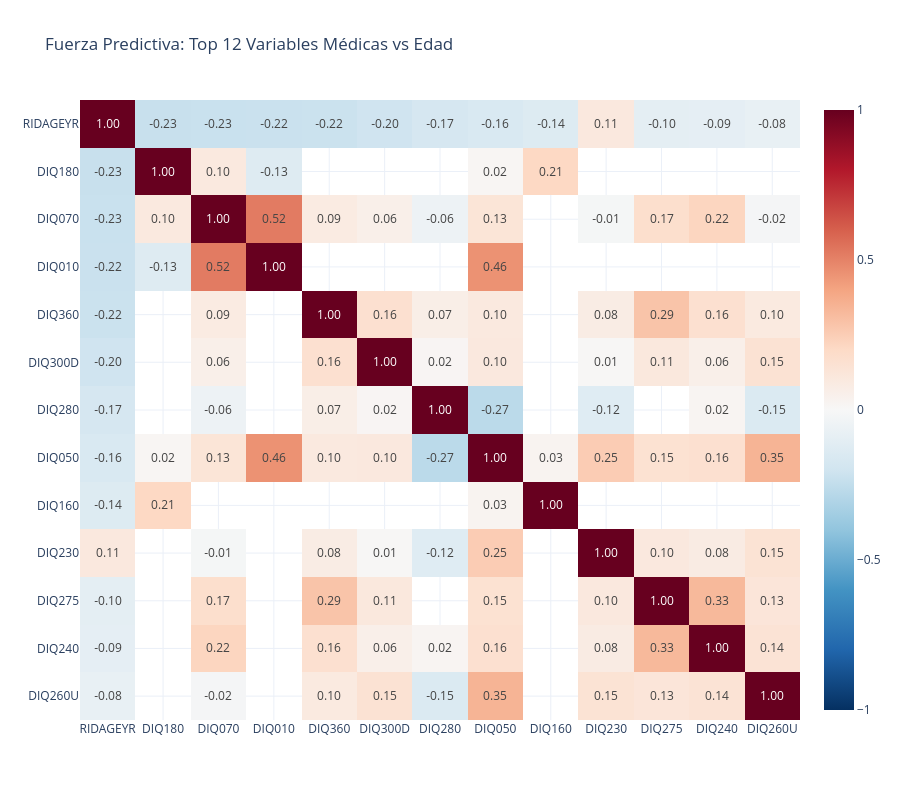

The notebook cell saved with this chart:
### Markdown cell above
## 3. Matriz de Correlación: Identificando los Jinetes del Envejecimiento

Para construir un `healthy_aging_score` robusto, cruzamos matemáticamente la Edad con las respuestas del Cuestionario Médico. 

> [!WARNING]
> **Manual de Lectura de la Matriz:**
> * **Rojo (Valores Negativos):** Cuando la edad sube, esta variable baja.
> * **Azul (Valores Positivos):** Cuando la edad sube, esta variable sube.
> * **El Número (0 a 1):** Es la fuerza magnética de la relación. `0.0` significa que no tienen nada que ver. Un valor superior a `0.3` o `0.4` (ya sea azul o rojo) es oro puro: indica un fuerte predictor de la edad.
> 
> *Nota Técnica:* Aunque el motor cruzó más de 50 variables, el gráfico filtra solo las **12 más importantes** para garantizar tu legibilidad.

### Code cell
import numpy as np

cols_numericas = df.select_dtypes(include=['float64', 'int64']).columns
cuestionario_vars = [c for c in cols_numericas if c.startswith('DPQ') or c.startswith('DIQ') or c == 'RIDAGEYR']

if len(cuestionario_vars) > 1:
    corr_full = df[cuestionario_vars].corr()
    
    # Extraer las 12 variables más correlacionadas (positivo o negativo) con la Edad
    top_vars = corr_full['RIDAGEYR'].abs().sort_values(ascending=False).head(13).index
    corr_top = df[top_vars].corr()
    
    fig2 = px.imshow(
        corr_top, 
        title="Fuerza Predictiva: Top 12 Variables Médicas vs Edad", 
        color_continuous_scale='RdBu_r',
        zmin=-1, zmax=1,
        text_auto='.2f',
        aspect='auto'
    )
    fig2.update_layout(font=dict(size=12), width=900, height=800)
    fig2.show()
else:
    print("Faltan datos de cuestionario para correlacionar.")

### Figure 1 — Plotly figure (JSON) as saved in the notebook; plotly's stock layout.template omitted (floating-point values rounded to 4 significant figures; data arrays with more than 128 entries replaced by an {"elided": "..."} marker saying what was removed)
{"data": [{"coloraxis": "coloraxis", "hovertemplate": "x: %{x}<br>y: %{y}<br>color: %{z}<extra></extra>", "name": "0", "texttemplate": "%{z:.2f}", "type": "heatmap", "x": ["RIDAGEYR", "DIQ180", "DIQ070", "DIQ010", "DIQ360", "DIQ300D", "DIQ280", "DIQ050", "DIQ160", "DIQ230", "DIQ275", "DIQ240", "DIQ260U"], "xaxis": "x", "y": ["RIDAGEYR", "DIQ180", "DIQ070", "DIQ010", "DIQ360", "DIQ300D", "DIQ280", "DIQ050", "DIQ160", "DIQ230", "DIQ275", "DIQ240", "DIQ260U"], "yaxis": "y", "z": {"elided": "13x13 float values"}}], "layout": {"coloraxis": {"cmax": 1, "cmin": -1, "colorscale": [[0, "rgb(5,48,97)"], [0.1, "rgb(33,102,172)"], [0.2, "rgb(67,147,195)"], [0.3, "rgb(146,197,222)"], [0.4, "rgb(209,229,240)"], [0.5, "rgb(247,247,247)"], [0.6, "rgb(253,219,199)"], [0.7, "rgb(244,165,130)"], [0.8, "rgb(214,96,77)"], [0.9, "rgb(178,24,43)"], [1, "rgb(103,0,31)"]]}, "font": {"size": 12}, "height": 800, "title": {"text": "Fuerza Predictiva: Top 12 Variables Médicas vs Edad"}, "width": 900, "xaxis": {"anchor": "y", "domain": [0, 1]}, "yaxis": {"anchor": "x", "autorange": "reversed", "domain": [0, 1]}}}
